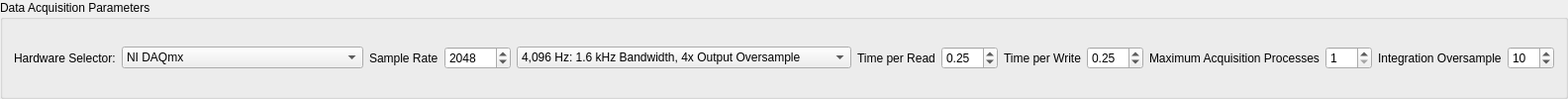
           <widget class="QGroupBox" name="sampling_parameters_panel">
            <property name="sizePolicy">
             <sizepolicy hsizetype="Minimum" vsizetype="Minimum">
              <horstretch>0</horstretch>
              <verstretch>0</verstretch>
             </sizepolicy>
            </property>
            <property name="title">
             <string>Data Acquisition Parameters</string>
            </property>
            <layout class="QHBoxLayout" name="horizontalLayout">
             <item>
              <widget class="QLabel" name="hardware_selector_label">
               <property name="text">
                <string>Hardware Selector:</string>
               </property>
              </widget>
             </item>
             <item>
              <widget class="QComboBox" name="hardware_selector">
               <property name="sizePolicy">
                <sizepolicy hsizetype="Preferred" vsizetype="Fixed">
                 <horstretch>0</horstretch>
                 <verstretch>0</verstretch>
                </sizepolicy>
               </property>
               <property name="toolTip">
                <string>Choose which hardware you will be using in the test.</string>
               </property>
               <item>
                <property name="text">
                 <string>NI DAQmx</string>
                </property>
               </item>
               <item>
                <property name="text">
                 <string>HBK LAN-XI</string>
                </property>
               </item>
               <item>
                <property name="text">
                 <string>Data Physics Quattro</string>
                </property>
               </item>
               <item>
                <property name="text">
                 <string>Data Physics 900 Series</string>
                </property>
               </item>
               <item>
                <property name="text">
                 <string>Exodus Modal Solution...</string>
                </property>
               </item>
               <item>
                <property name="text">
                 <string>State Space Integration...</string>
                </property>
               </item>
               <item>
                <property name="text">
                 <string>SDynPy System Integration...</string>
                </property>
               </item>
               <item>
                <property name="text">
                 <string>SDynPy Nonlinear System Integration...</string>
                </property>
               </item>
              </widget>
             </item>
             <item>
              <widget class="QLabel" name="sample_rate_label">
               <property name="text">
                <string>Sample Rate</string>
               </property>
              </widget>
             </item>
             <item>
              <widget class="QSpinBox" name="sample_rate_selector">
               <property name="toolTip">
                <string>Sets the sample rate of the data acquisition system.  The bandwidth will be half this value.  If anti-aliasing filters are present, the usable bandwidth is typically the sample rate divided by 2.56</string>
               </property>
               <property name="keyboardTracking">
                <bool>false</bool>
               </property>
               <property name="minimum">
                <number>10</number>
               </property>
               <property name="maximum">
                <number>102400</number>
               </property>
               <property name="value">
                <number>2048</number>
               </property>
              </widget>
             </item>
             <item>
              <widget class="QComboBox" name="lanxi_sample_rate_selector">
               <property name="sizePolicy">
                <sizepolicy hsizetype="MinimumExpanding" vsizetype="Fixed">
                 <horstretch>1</horstretch>
                 <verstretch>0</verstretch>
                </sizepolicy>
               </property>
               <property name="toolTip">
                <string>Select the sample rate of the LAN-XI data acquisition system, which uses powers of 2.  The LAN-XI Generator has a minimum frequency of 16,384 Hz, so the output signals are oversample by the hardware prior to being output.  The user needn't oversample their signals; this will be handled automatically by the data acquisition system.</string>
               </property>
               <property name="sizeAdjustPolicy">
                <enum>QComboBox::AdjustToContents</enum>
               </property>
               <item>
                <property name="text">
                 <string>4,096 Hz: 1.6 kHz Bandwidth, 4x Output Oversample</string>
                </property>
               </item>
               <item>
                <property name="text">
                 <string>8,192 Hz: 3.2 kHz Bandwidth, 2x Output Oversample</string>
                </property>
               </item>
               <item>
                <property name="text">
                 <string>16,384 Hz: 6.4 kHz Bandwidth, No Output Oversample</string>
                </property>
               </item>
               <item>
                <property name="text">
                 <string>32,768 Hz: 12.8 kHz Bandwidth, No Output Oversample</string>
                </property>
               </item>
               <item>
                <property name="text">
                 <string>65,536 Hz: 25.6 kHz Bandwidth, No Output Oversample</string>
                </property>
               </item>
               <item>
                <property name="text">
                 <string>131,072 Hz: 51.2 kHz Bandwidth, No Output Oversample</string>
                </property>
               </item>
              </widget>
             </item>
             <item>
              <widget class="QLabel" name="time_per_read_label">
               <property name="text">
                <string>Time per Read</string>
               </property>
              </widget>
             </item>
             <item>
              <widget class="QDoubleSpinBox" name="time_per_read_selector">
               <property name="toolTip">
                <string>Specify the time between reads from the data acquisition system.  Communications with hardware are computationally expensive, so we can't pull every sample off as it arrives.  We therefore allow samples to accumulate on the data acquisition system's buffer and then read every so often.  Larger values will result in the controller not falling behind, but smaller values will allow the controller to be more responsive.  Values such as 0.25 or 0.5 are typical.</string>
               </property>
               <property name="minimum">
                <double>0.010000000000000</double>
               </property>
               <property name="maximum">
                <double>10.000000000000000</double>
               </property>
               <property name="singleStep">
                <double>0.100000000000000</double>
               </property>
               <property name="value">
                <double>0.250000000000000</double>
               </property>
              </widget>
             </item>
             <item>
              <widget class="QLabel" name="time_per_write_label">
               <property name="text">
                <string>Time per Write</string>
               </property>
              </widget>
             </item>
             <item>
              <widget class="QDoubleSpinBox" name="time_per_write_selector">
               <property name="toolTip">
                <string>Specify the time between writes to the data acquisition system.  Communications with hardware are computationally expensive, so we can't write every sample to the data acquisition as it is calculated or we would miss the next sample as it would take to long.  We therefore write samples to the data acquisition system buffer in chunks.  Larger values will result in the controller not falling behind, but smaller values will allow the controller to be more responsive.  Values such as 0.25 or 0.5 are typical.</string>
               </property>
               <property name="minimum">
                <double>0.010000000000000</double>
               </property>
               <property name="maximum">
                <double>10.000000000000000</double>
               </property>
               <property name="singleStep">
                <double>0.100000000000000</double>
               </property>
               <property name="value">
                <double>0.250000000000000</double>
               </property>
              </widget>
             </item>
             <item>
              <widget class="QLabel" name="lanxi_maximum_acquisition_processes_label">
               <property name="text">
                <string>Maximum Acquisition Processes</string>
               </property>
              </widget>
             </item>
             <item>
              <widget class="QSpinBox" name="lanxi_maximum_acquisition_processes_selector">
               <property name="toolTip">
                <string>Set the number of processes to use to pull data from the LAN-XI hardware.  1 processor per 20-40 channels is typically sufficient depending on the sample rate.</string>
               </property>
               <property name="minimum">
                <number>1</number>
               </property>
               <property name="maximum">
                <number>100</number>
               </property>
              </widget>
             </item>
             <item>
              <widget class="QLabel" name="integration_oversample_label">
               <property name="text">
                <string>Integration Oversample</string>
               </property>
              </widget>
             </item>
             <item>
              <widget class="QSpinBox" name="integration_oversample_selector">
               <property name="toolTip">
                <string>Specifies how much oversampling is used when integrating equations of motion.  Integration in Rattlesnake uses `lsim` from SciPy, which is a linear integrator and typically provides accurate results with an oversample factor of 10.</string>
               </property>
               <property name="minimum">
                <number>1</number>
               </property>
               <property name="maximum">
                <number>100</number>
               </property>
               <property name="value">
                <number>10</number>
               </property>
              </widget>
             </item>
            </layout>
           </widget>
